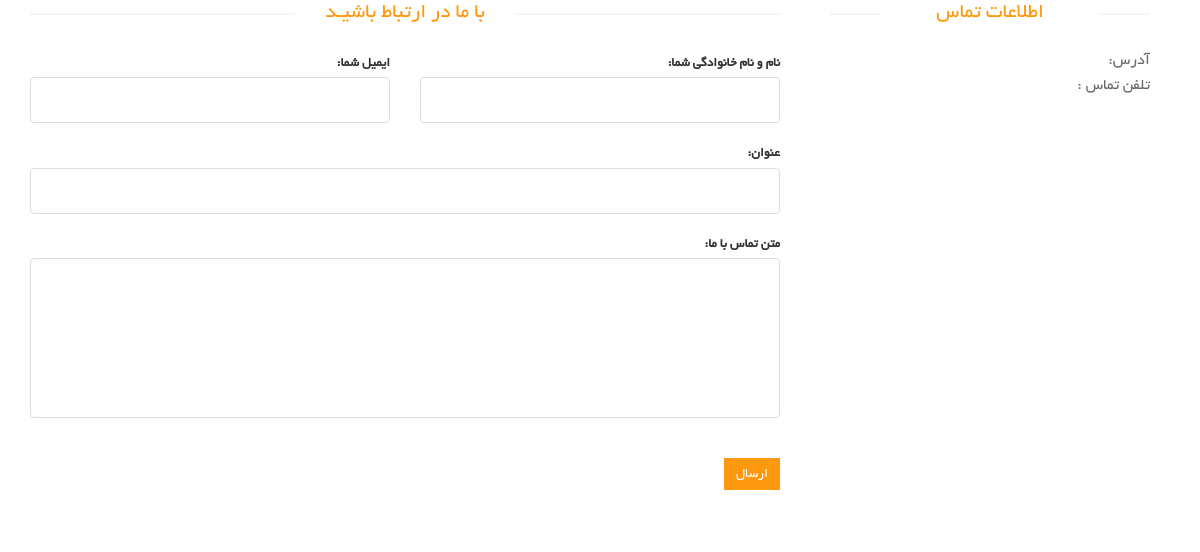
The page /contact-us/ on the database as committed earlier.
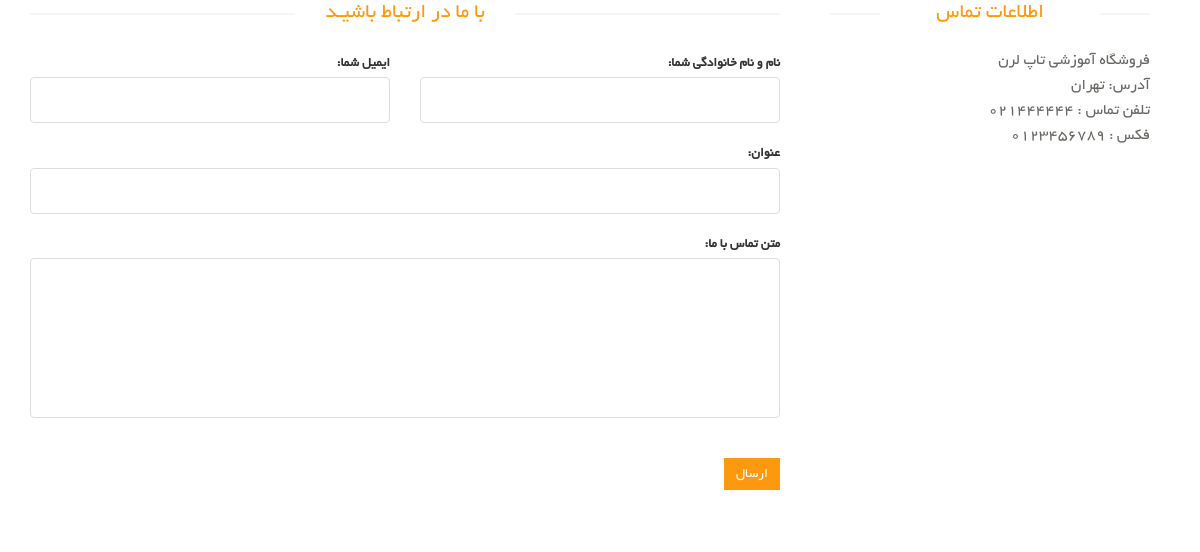
The same page on the database as committed later.
### site_module/models.py (models this page shows, shortened)
class SiteSetting(models.Model):
    site_name = models.CharField(max_length=200, verbose_name='نام سایت')
    site_url = models.CharField(max_length=200, verbose_name='دامنه سایت')
    address = models.CharField(max_length=200, verbose_name='آدرس')
    phone = models.CharField(max_length=200, null=True, blank=True, verbose_name='تلفن')
    fax = models.CharField(max_length=200, null=True, blank=True, verbose_name='فکس')
    email = models.CharField(max_length=200, null=True, blank=True, verbose_name='ایمیل')
    copy_right = models.TextField(verbose_name='متن کپی رایت سایت')
    about_us_text = models.TextField(verbose_name='متن درباره ما سایت')
    site_logo = models.ImageField(upload_to='images/site-setting/', verbose_name='لوگو سایت')
    is_main_setting = models.BooleanField(verbose_name='تنظیمات اصلی')
    class Meta:
        verbose_name = 'تنظیمات سایت'
        verbose_name_plural = 'تنظیمات'

### contact_module/views.py (the view)
# urls.py: path('', views.ContactUsView.as_view(), name='contact_us_page'),
class ContactUsView(CreateView):
    form_class = ContactUsModelForm
    template_name = 'contact_module/contact_us_page.html'
    success_url = '/contact-us/'
    def get_context_data(self, *args, **kwargs):
        context = super().get_context_data(*args, **kwargs)
        setting: SiteSetting = SiteSetting.objects.filter(is_main_setting=True).first()
        context['site_setting'] = setting
        return context

### contact_module/forms.py
class ContactUsModelForm(forms.ModelForm):
    class Meta:
        model = ContactUs
        fields = ['full_name', 'email', 'title', 'message']
        widgets = {
            'full_name': forms.TextInput(attrs={
                'class': 'form-control'
            }),
            'email': forms.TextInput(attrs={
                'class': 'form-control'
            }),
            'title': forms.TextInput(attrs={
                'class': 'form-control'
            }),
            'message': forms.Textarea(attrs={
                'class': 'form-control',
                'rows': 5,
                'id': 'message'
            })
        }
        labels = {
            'full_name': 'نام و نام خانوادگی شما',
            'email': 'ایمیل شما'
        }
        error_messages = {
            'full_name': {
                'required': 'نام و نام خانوادگی اجباری می باشد. لطفا وارد کنید'
            }
        }

### contact_module/templates/contact_module/contact_us_page.html (shortened to what this page needs)
{% extends 'shared/_layout.html' %}
{% block content %}
    <div id="contact-page" class="container">
        <div class="bg">
            <div class="row">
                <div class="col-sm-8">
                    <div class="contact-form">
                        <h2 class="title text-center">با ما در ارتباط باشیـد</h2>
                        <form id="main-contact-form" class="contact-form row" action="{% url 'contact_us_page' %}"
                              method="post">
                            <div class="col-md-6 form-group">
                                {{ form.email.label_tag }}
                                {{ form.email }}
                            </div>
                            <div class="col-md-6 form-group">
                                {{ form.full_name.label_tag }}
                                {{ form.full_name }}
                            </div>
                            <div class="col-md-12 form-group">
                                {{ form.title.label_tag }}
                                {{ form.title }}
                            </div>
                            <div class="col-md-12 form-group">
                                {{ form.message.label_tag }}
                                {{ form.message }}
                            </div>
                            <div class="form-group col-md-12">
                                <button type="submit" class="btn btn-primary pull-right">ارسال</button>
                            </div>
                        </form>
                    </div>
                </div>
                <div class="col-sm-4">
                    <div class="contact-info">
                        <h2 class="title text-center">اطلاعات تماس</h2>
                        <address>
                            <p>{{ site_setting.site_name }}</p>
                            <p> آدرس: {{ site_setting.address }}</p>
                            <p>تلفن تماس : {{ site_setting.phone }}</p>
                            {% if site_setting.fax %}
                                <p>فکس : {{ site_setting.fax }}</p>
                            {% endif %}
                        </address>
                    </div>
                </div>
            </div>
        </div>
    </div>
{% endblock %}

Rows that differ between the two databases and show on the page:
now on this page (row edited): SiteSetting: site_name "فروشگاه آموزشی تاپ لرن", address "تهران", phone "021444444", fax "0123456789"
changed SiteSetting: fax empty → "0123456789" (drawn)
Other text that changed with them:
text now shown: "فکس :"
